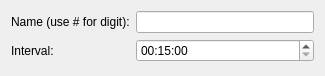
<?xml version="1.0" encoding="UTF-8"?>
<ui version="4.0">
 <class>AutoChapters</class>
 <widget class="QWidget" name="AutoChapters">
  <property name="geometry">
   <rect>
    <x>0</x>
    <y>0</y>
    <width>325</width>
    <height>76</height>
   </rect>
  </property>
  <property name="windowTitle">
   <string>KMediaFactory</string>
  </property>
  <layout class="QFormLayout" name="formLayout">
   <item row="0" column="0">
    <widget class="QLabel" name="nameLabel">
     <property name="text">
      <string>Name (use # for digit):</string>
     </property>
     <property name="buddy">
      <cstring>nameEdit</cstring>
     </property>
    </widget>
   </item>
   <item row="0" column="1">
    <widget class="KLineEdit" name="nameEdit"/>
   </item>
   <item row="1" column="0">
    <widget class="QLabel" name="intervalLabel">
     <property name="text">
      <string>Interval:</string>
     </property>
     <property name="buddy">
      <cstring>intervalTime</cstring>
     </property>
    </widget>
   </item>
   <item row="1" column="1">
    <widget class="QTimeEdit" name="intervalTime">
     <property name="displayFormat">
      <string>hh:mm:ss</string>
     </property>
     <property name="time">
      <time>
       <hour>0</hour>
       <minute>15</minute>
       <second>0</second>
      </time>
     </property>
    </widget>
   </item>
  </layout>
 </widget>
 <layoutfunction spacing="KDialog::spacingHint" margin="KDialog::marginHint"/>
 <customwidgets>
  <customwidget>
   <class>KLineEdit</class>
   <extends>QLineEdit</extends>
   <header>klineedit.h</header>
  </customwidget>
 </customwidgets>
 <includes>
  <include location="global">kpushbutton.h</include>
 </includes>
 <resources/>
 <connections/>
</ui>
